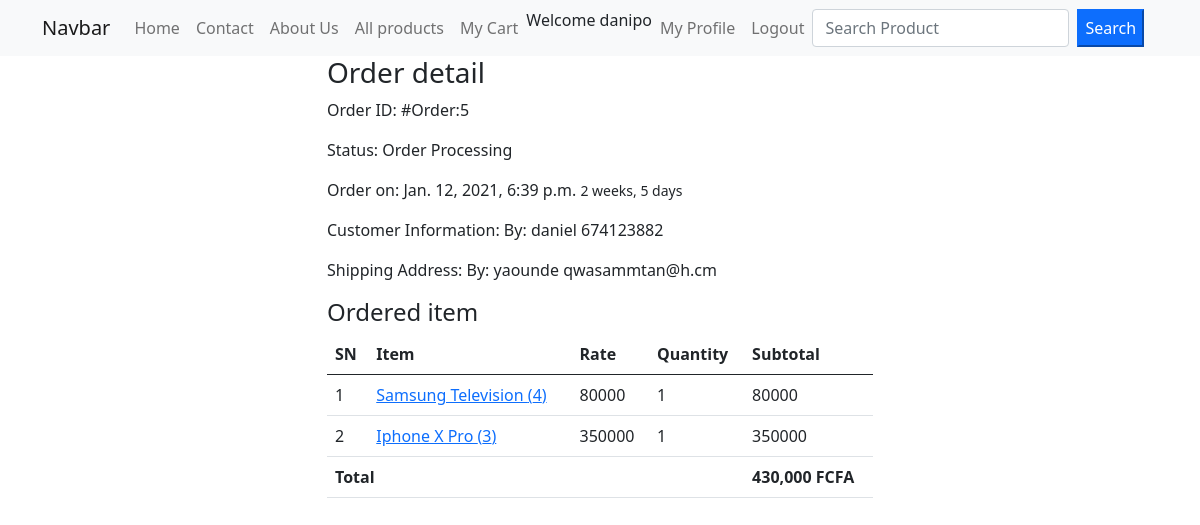
/profile/order-5 (signed in), run on an earlier commit of the app's database.
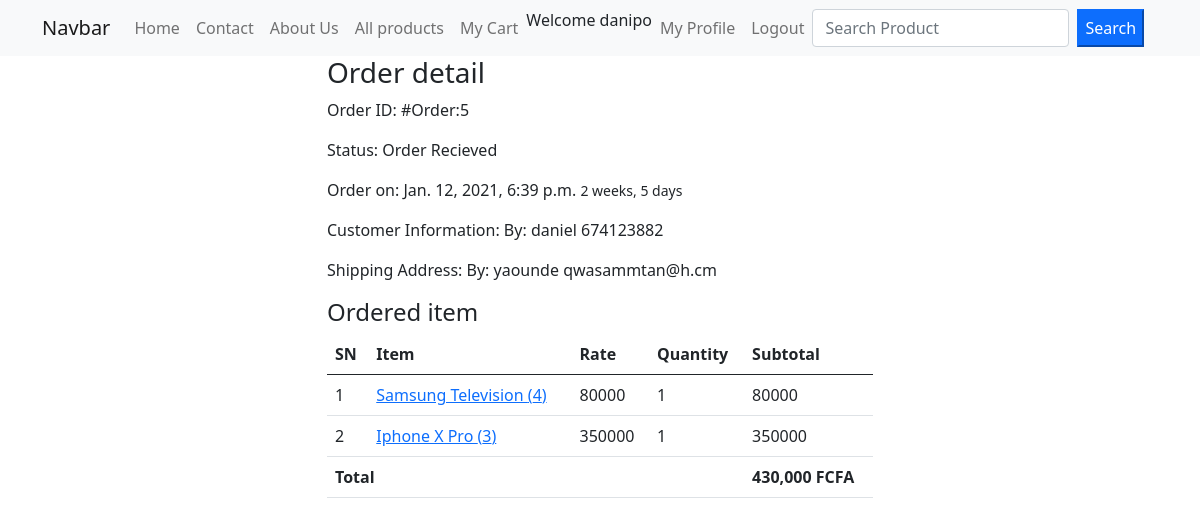
And on a later commit of the database.
### ecommerceapp/models.py (models this page shows, shortened)
class Order(models.Model):
	cart = models.OneToOneField(Cart, on_delete=models.CASCADE)
	ordered_by = models.CharField(max_length=200)
	shipping_address  = models.CharField(max_length=200)
	mobile = models.CharField(max_length=10)
	email = models.EmailField(null=True, blank=True)
	subtotal = models.PositiveIntegerField()
	discount = models.PositiveIntegerField()
	total = models.PositiveIntegerField()
	order_status = models.CharField(max_length=50, choices=ORDER_STATUS, default='Order Recieved')
	created_at = models.DateTimeField(auto_now_add=True)

### ecommerceapp/views.py (the view)
# urls.py: path('profile/order-<int:pk>', CustomerOrderDetailView.as_view(), name='customerorderdetails'),
class CustomerOrderDetailView(DetailView):
	template_name = 'customerorderdetail.html'
	model = Order
	context_object_name = 'ord_obj'
	def dispatch(self, request, *args, **kwargs):
		if request.user.is_authenticated and Customer.objects.filter(user=request.user).exists():
			order_id = self.kwargs['pk']
			order = Order.objects.get(id=order_id)
			if request.user.customer != order.cart.customer:
				return redirect('ecommerceapp:customerprofile')
			else:
				pass
		else:
			return redirect('/login/?next=/profile/')
		return super().dispatch(request, *args, **kwargs)

### templates/customerorderdetail.html (shortened to what this page needs)
{% extends "base.html" %}
{% load humanize %}
{% block content %}
<div class="row">
    <div class="col-md-6 mx-auto">
        <h3>Order detail</h3>
        <p><span class="font-weight-bold">Order ID:</span> #Order:{{ord_obj.id}} </p>
        <p><span class="font-weight-bold">Status:</span> {{ord_obj.order_status}} </p>
        <p><span class="font-weight-bold">Order on:</span> {{ord_obj.created_at}} <small>
                {{ord_obj.created_at|timesince }}
            </small> </p>
        <p><span class="font-weight-bold">Customer Information:</span> By: {{ord_obj.ordered_by}}
            {{ord_obj.mobile}} </p>
        <p><span class="font-weight-bold">Shipping Address:</span> By: {{ord_obj.shipping_address}}
            {{ord_obj.email}} </p>
        <h4>Ordered item</h4>
        <table class="table">
            <thead>
                <tr>
                    <th>SN</th>
                    <th>Item</th>
                    <th>Rate</th>
                    <th>Quantity</th>
                    <th>Subtotal</th>
                </tr>
            </thead>
            <tbody>
                {% for cp in ord_obj.cart.cartproduct_set.all %}
                <tr>
                    <td> {{forloop.counter}} </td>
                    <td> <a target="_blank" href=" {% url "ecommerceapp:productdetail" cp.product.slug %} ">{{cp.product.title}} ({{cp.product.id}}) </a> </td>
                                <td>{{ cp.rate }}</td>
                                <td> {{cp.quantity}} </td>
                                <td> {{cp.subtotal}} </td>
                            </tr>
                        {% endfor %}
                        <tr>
                            <th colspan=" 4" class="text-right"> Total </th>
                    <th> {{ord_obj.total|intcomma}} FCFA </th>
                </tr>
            </tbody>
        </table>
    </div>
</div>
{% endblock content %}

What changed in the data, as far as the page shows it:
changed Order "daniel": order_status "Order Processing" → "Order Recieved"
